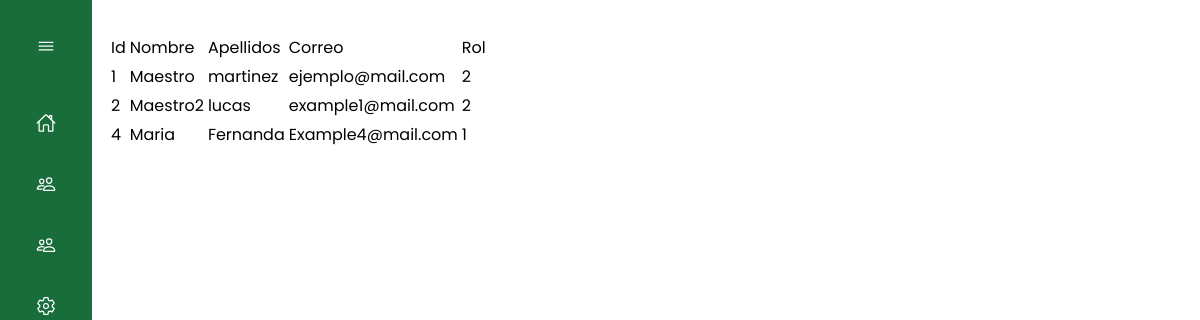
/Php/Admin/VerAsesoresA.php (signed in), run on the app's committed database.
### tables this page shows
CREATE TABLE `asesores` (
  `id` int(11) NOT NULL,
  `nombre` text NOT NULL,
  `apellidos` text NOT NULL,
  `correo` text NOT NULL,
  `contrasena` varchar(250) NOT NULL,
  `id_cargo` int(11) NOT NULL
);

### Php/Admin/VerAsesoresA.php (the view, shortened to what this page needs)
<!DOCTYPE html>
<html lang="en">
<head>
    <link rel="stylesheet" href="css/navbar.css">
    <link href="https://unpkg.com/vanilla-datatables@latest/dist/vanilla-dataTables.min.css" rel="stylesheet" type="text/css">
</head>
<body id="body-pd">
<?php
    include 'navbarA.php';
?>
    <div>
        <table id= "tabla" class="table table-bordered table-responsive">
            <tr>
                <td>Id</td>
                <td>Nombre</td>
                <td>Apellidos</td>
                <td>Correo</td>
                <td>Rol</td>
            </tr>
            <?php
                 include '../config.php';
                 $sql = "SELECT id, nombre, apellidos, correo, id_cargo FROM asesores order by id asc";
                 $rta = mysqli_query($conn, $sql);
                 while($mostrar = mysqli_fetch_row($rta)){
                    ?>
                    <tr>
                        <td><?php echo $mostrar['0'] ?></td>
                        <td><?php echo $mostrar['1'] ?></td>
                        <td><?php echo $mostrar['2'] ?></td>
                        <td><?php echo $mostrar['3'] ?></td>
                        <td><?php echo $mostrar['4'] ?></td>
                    </tr>
                    <?php
                    }
                    ?>
        </table>
    </div>
</body>
</html>

### css/navbar.css (style rules this page uses)
:root { --nav-width: 92px; --first-color: #0C5DF4; --bg-color: #196d3b; --sub-color: #B6CEFC; --white-color: #FFF; --body-font: 'Poppins', sans-serif; --normal-font-size: 1rem; --small-font-size: .875rem; --z-fixed: 100; }
body { position: relative; margin: 0; padding: 2rem 0 0 6.75rem; font-family: var(--body-font); font-size: var(--normal-font-size); transition: .5s; }

### data on the page
asesores: id "1", nombre "Maestro", apellidos "martinez", correo "ejemplo@mail.com", id_cargo "2"
asesores: id "2", nombre "Maestro2", apellidos "lucas", correo "example1@mail.com", id_cargo "2"
asesores: id "4", nombre "Maria", apellidos "Fernanda", correo "Example4@mail.com", id_cargo "1"
